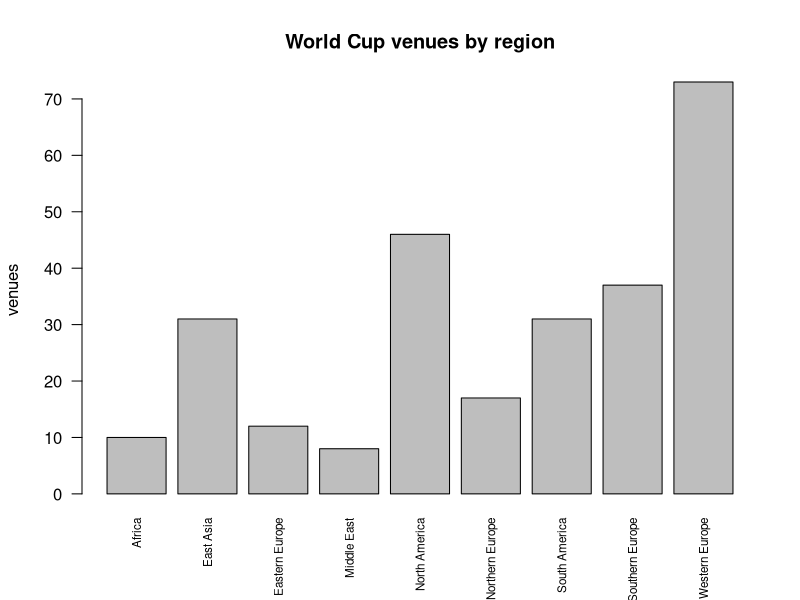
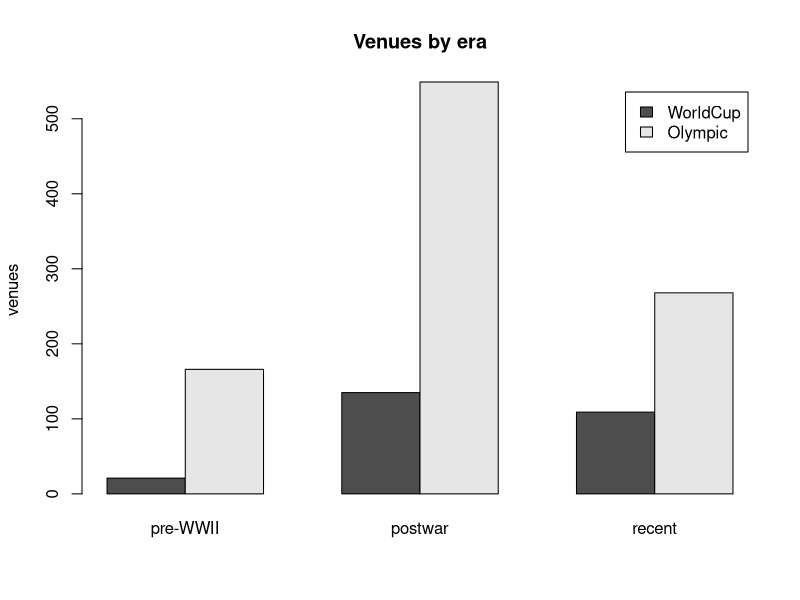
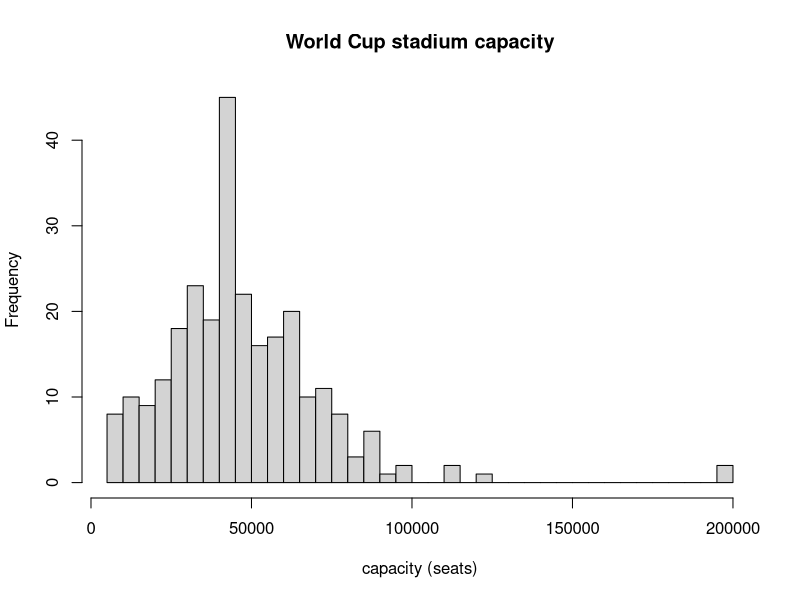
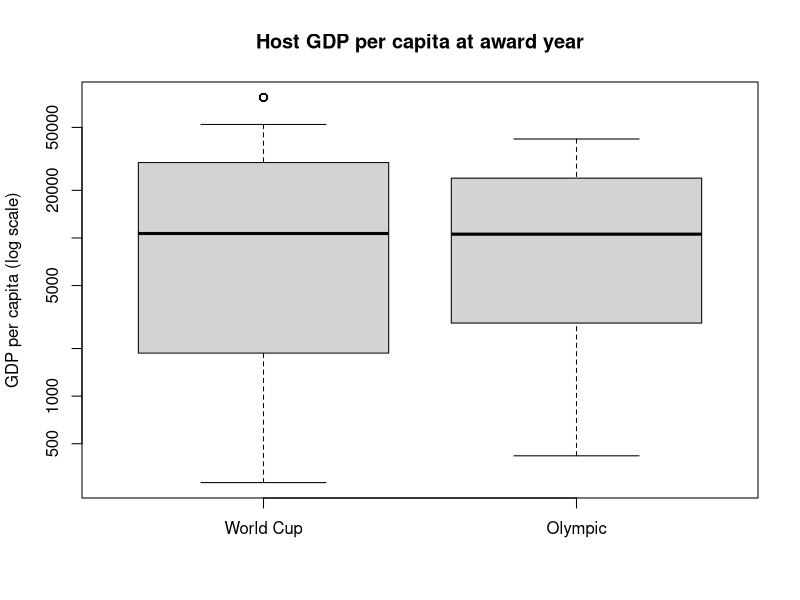
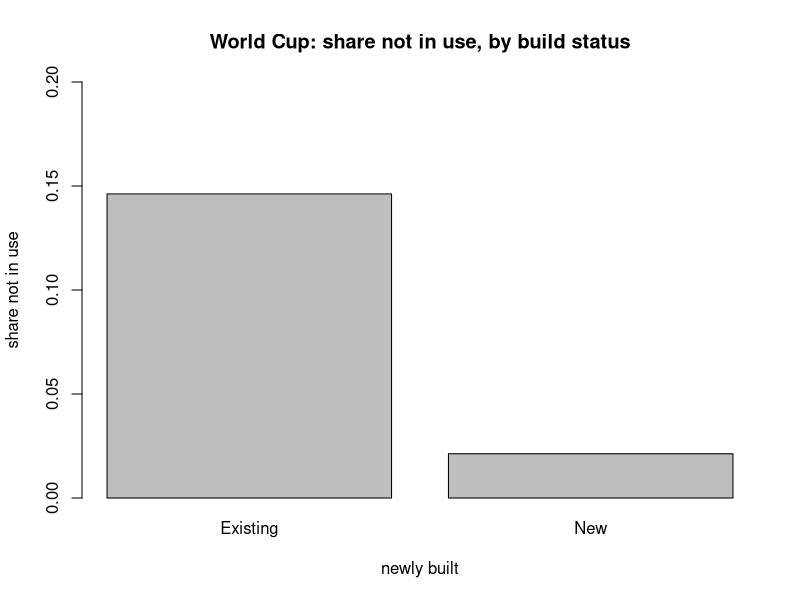

Generate these figures, in order, with R:
## ---- chunk 1
# read joined data (joins done in source/data)
wc_data <- read.csv("../../data/processed/worldcup_stadiums_joined.csv")
oly_data <- read.csv("../../data/processed/olympic_venues_joined.csv")

dim(wc_data)   # 265 WC venues
dim(oly_data)  # 983 Olympic venues
## ---- chunk 2
# clean + group the Olympic status text into 3 states (match on the leading words)
s <- tolower(trimws(oly_data$current_status))
oly_data$status_group <- ifelse(startsWith(s, "dismantled"), "dismantled",
                         ifelse(startsWith(s, "not in use"), "not in use",
                         ifelse(startsWith(s, "in use"), "in use", NA)))
table(oly_data$status_group, useNA = "ifany")

# same for the New / Existing / Temporary / Mixed classification
b <- tolower(trimws(oly_data$venue_classification))
oly_data$build_group <- ifelse(startsWith(b, "existing"), "Existing",
                        ifelse(startsWith(b, "temporary"), "Temporary",
                        ifelse(startsWith(b, "mixed"), "Mixed",
                        ifelse(startsWith(b, "new"), "New", NA))))
table(oly_data$build_group, useNA = "ifany")
## ---- chunk 3
# map host countries to regions
region_map <- c(
  "France" = "Western Europe", "Germany" = "Western Europe", "West Germany" = "Western Europe",
  "Netherlands" = "Western Europe", "Belgium" = "Western Europe", "Switzerland" = "Western Europe",
  "Austria" = "Western Europe", "England" = "Western Europe", "United Kingdom" = "Western Europe",
  "Italy" = "Southern Europe", "Spain" = "Southern Europe", "Greece" = "Southern Europe",
  "Yugoslavia" = "Southern Europe",
  "Sweden" = "Northern Europe", "Norway" = "Northern Europe", "Finland" = "Northern Europe",
  "Russia" = "Eastern Europe", "Soviet Union" = "Eastern Europe",
  "United States" = "North America", "Canada" = "North America", "Mexico" = "North America",
  "Brazil" = "South America", "Argentina" = "South America", "Uruguay" = "South America",
  "Chile" = "South America",
  "Japan" = "East Asia", "China" = "East Asia", "South Korea" = "East Asia",
  "Australia" = "Oceania", "South Africa" = "Africa", "Qatar" = "Middle East")

wc_data$region <- region_map[wc_data$country_name]
oly_data$region <- region_map[oly_data$host_country]

# check every country got a region (no TRUE)
table(is.na(wc_data$region))
table(is.na(oly_data$region))
## ---- chunk 4
# era buckets by event year
wc_data$era <- factor(ifelse(wc_data$tournament_year <= 1945, "pre-WWII",
                      ifelse(wc_data$tournament_year <= 2000, "postwar", "recent")),
                      levels = c("pre-WWII", "postwar", "recent"))
oly_data$era <- factor(ifelse(oly_data$games_year <= 1945, "pre-WWII",
                       ifelse(oly_data$games_year <= 2000, "postwar", "recent")),
                       levels = c("pre-WWII", "postwar", "recent"))
## ---- chunk 5
# continuous summary stats, plus spread (sd)
wc_num <- c("stadium_capacity", "gdp_per_capita", "city_pop_thousands", "opened_year", "tournament_year")
summary(wc_data[, wc_num])
round(sapply(wc_data[, wc_num], sd, na.rm = TRUE))
## ---- chunk 6
# Olympic side: fewer numeric vars (no capacity)
oly_num <- c("gdp_per_capita", "city_pop_thousands", "games_year")
summary(oly_data[, oly_num])
round(sapply(oly_data[, oly_num], sd, na.rm = TRUE))
## ---- chunk 7
# WC categorical: counts + proportions
table(wc_data$newly_built);    round(table(wc_data$newly_built) / sum(table(wc_data$newly_built)), 3)
table(wc_data$design_purpose); round(table(wc_data$design_purpose) / sum(table(wc_data$design_purpose)), 3)
table(wc_data$current_status); round(table(wc_data$current_status) / sum(table(wc_data$current_status)), 3)
table(wc_data$region)
table(wc_data$era)
## ---- chunk 8
# Olympic categorical
table(oly_data$build_group);  round(table(oly_data$build_group) / sum(table(oly_data$build_group)), 3)
table(oly_data$status_group); round(table(oly_data$status_group) / sum(table(oly_data$status_group)), 3)
table(oly_data$region)
table(oly_data$era)
## ---- chunk 9
# closure reason recorded on WC side only
table(wc_data$not_in_use_reason)
## ---- chunk 10
# region x era spread (matters for edition split)
table(wc_data$region, wc_data$era)
table(oly_data$region, oly_data$era)
## ---- chunk 11
# missing values in country joins (not imputing yet)
colSums(is.na(wc_data[, c("gdp_per_capita", "cpi_score", "city_pop_thousands", "stadium_capacity", "opened_year")]))
colSums(is.na(oly_data[, c("gdp_per_capita", "cpi_score", "city_pop_thousands")]))
## ---- chunk 12
# WC venues by region
barplot(table(wc_data$region), las = 2, cex.names = 0.7,
        main = "World Cup venues by region", ylab = "venues")
## ---- chunk 13
# venues by era, both events
era_both <- rbind(WorldCup = table(wc_data$era), Olympic = table(oly_data$era))
barplot(era_both, beside = TRUE, legend = TRUE,
        main = "Venues by era", ylab = "venues")
## ---- chunk 14
# WC capacity distribution
hist(wc_data$stadium_capacity, breaks = 30,
     main = "World Cup stadium capacity", xlab = "capacity (seats)")
## ---- chunk 15
# GDP per capita, both events (log scale)
boxplot(wc_data$gdp_per_capita, oly_data$gdp_per_capita,
        names = c("World Cup", "Olympic"), log = "y",
        main = "Host GDP per capita at award year", ylab = "GDP per capita (log scale)")
## ---- chunk 16
# newly-built vs current use (WC): share not in use, by build status
use_tab <- table(wc_data$newly_built, wc_data$current_status)
share_notinuse <- use_tab[, "not in use"] / rowSums(use_tab)
barplot(share_notinuse, ylim = c(0, 0.2),
        main = "World Cup: share not in use, by build status",
        xlab = "newly built", ylab = "share not in use")
## ---- chunk 17
# the six ways "not in use" is written in the IOC data
oly_ni <- oly_data[oly_data$status_group == "not in use", ]
table(oly_ni$current_status)

# two of those six say demolished, so split the 123 on those
dem_values <- c("Not in use (demolished)", "Not in use\n(demolished)")
demolished <- oly_ni$current_status %in% dem_values
table(demolished)

# the ones still standing: which Games are they from, and what were they?
standing <- oly_ni[!demolished, ]
standing$games <- paste(standing$host_city, standing$games_year)
sort(table(standing$games), decreasing = TRUE)[1:5]
table(standing$build_group[standing$games_year == 2004])
## ---- chunk 18
# no fully duplicated rows on either side (row count = distinct row count)
nrow(wc_data) - nrow(unique(wc_data))
nrow(oly_data) - nrow(unique(oly_data))

# WC: stadium + tournament year is a unique key; 265 rows are 238 distinct stadiums
nrow(wc_data) - nrow(unique(wc_data[, c("stadium_id", "tournament_year")]))
length(unique(wc_data$stadium_id))

# Olympic: venue name + games year is NOT unique. Three keys appear twice.
oly_key <- paste(oly_data$venue_name, oly_data$games_year)
key_counts <- table(oly_key)
key_counts[key_counts > 1]

# the one that matters: two Minor Arena rows that disagree about the outcome
oly_data[oly_data$venue_name == "Minor Arena",
         c("venue_name", "games_year", "host_city", "current_status")]
## ---- chunk 19
# correlation matrix of the WC numeric predictors (no pair above 0.7)
round(cor(wc_data[, wc_num], use = "pairwise.complete.obs"), 2)
